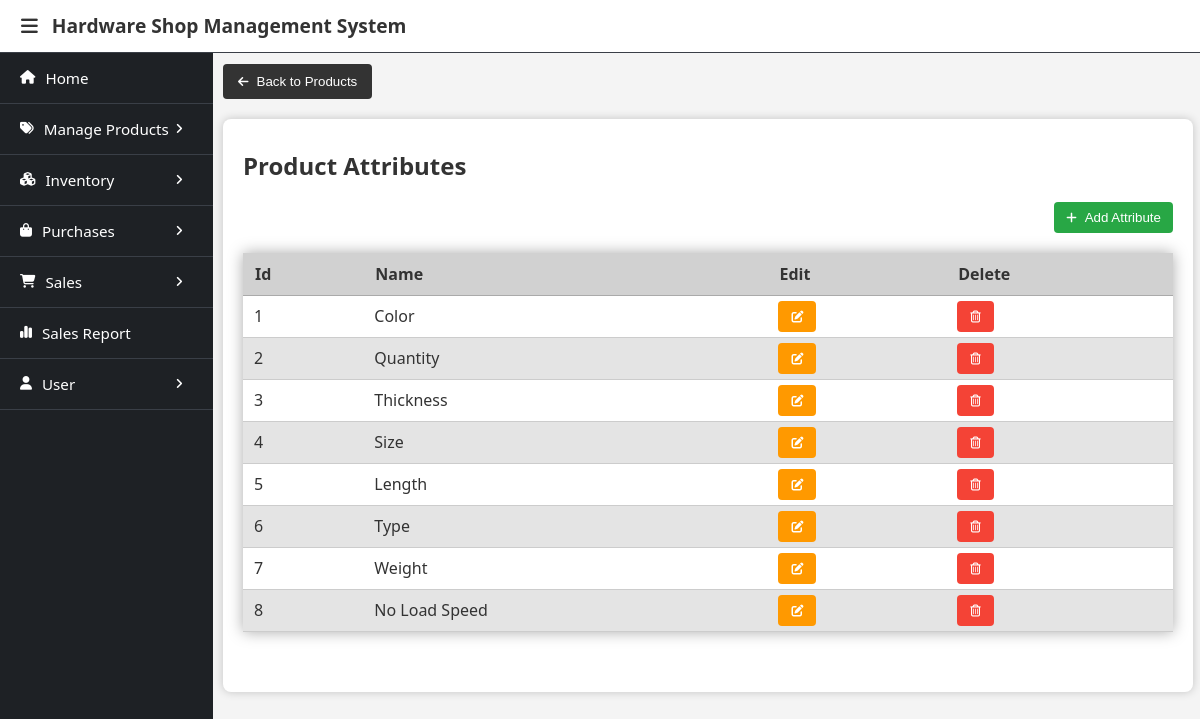
Screenshot of /products/attributes/ (signed in) with the database file from the repository.
### database/models.py (models this page shows, shortened)
class Attribute(models.Model):
    attribute_id = models.BigAutoField(primary_key=True)
    attribute_name = models.CharField(max_length=60)
    class Meta:
        db_table = 'attribute'

### productspecs/views.py (the view)
# urls.py: path('attributes/',ViewAttributes.as_view(), name='view_attributes'),
class ViewAttributes(GroupRequiredMixin, View):
    def get(self, request):
        context = {
            'attributes':Attribute.objects.all()
        }
        return render(request, 'attributes.html', context)

### user/context_processors.py (called while the page is built)
def get_users(request):
    users = User.objects.all()
    return {
        'users': users
    }

### user/templatetags/user_custom_tags.py (called while the page is built)
@register.filter(name='has_group')
def has_group(user, group_name):
    return user.groups.filter(name=group_name).exists()

### user/views.py (called while the page is built)
    def dispatch(self, request, *args, **kwargs):
        user = request.user
        if not user.is_authenticated:
            return redirect('login_page')
        if not any([user.groups.filter(name=group).exists() for group in self.groups_required]):
            print(user.groups)
            return self.handle_no_permission()
        return super().dispatch(request,*args, **kwargs)

### productspecs/templates/attributes.html (shortened to what this page needs)
{% extends 'base.html' %}
{% load user_custom_tags %}
{% block menubar %}
    {% if request.user|has_group:"Owner" %}
        {% include 'owner_menu.html' %}
    {% elif request.user|has_group:"Salesman" %}
        {% include 'salesman_menu.html' %}
    {% endif %}
{% endblock %}
{% block content %}
<a href="/products/"><button><i class="fa-solid fa-arrow-left"></i>Back to Products</button></a>
<div class="container">
    <h2>Product Attributes</h2>
    <a href="/products/attributes/add/"><button class="btn btn-add"><i class="fa-solid fa-plus"></i>Add Attribute</button></a>
    <table class="table">
        <thead>
            <tr>
                <th>Id</th>
                <th>Name</th>
                <th>Edit</th>
                <th>Delete</th>
            </tr>
        </thead>
        <tbody>
            {% for attribute in attributes %}
            <tr>
                <td>{{attribute.attribute_id}}</td>
                <td>{{attribute.attribute_name}}</td>
                <td><a href="{% url 'edit_attribute' attribute.attribute_id %}"><button class="btn btn-edit"><i class="fa-solid fa-pen-to-square m-0"></i></button></a></td>
                <td><a href="{% url 'delete_attribute' attribute.attribute_id %}"><button class="btn btn-delete"><i class="fa-regular fa-trash-can m-0"></i></button></a></td>
            </tr>
            {% endfor %}
        </tbody>
    </table>
</div>
{% endblock %}

### static/css/header_sidebar_layout.css (style rules this page uses)
body { margin: 0; font-family: system-ui, -apple-system, BlinkMacSystemFont, 'Segoe UI', Roboto, Oxygen, Ubuntu, Cantarell, 'Open Sans', 'Helvetica Neue', sans-serif; background-color: #f4f4f4; }

### templates/base.html (style rules this page uses)
.m-0 { margin: 0px !important; }
h1, h2 { color: #333; }
i { margin-right: 8px; font-size: 0.9em; }
.container { background: #fff; padding: 10px 20px 20px; margin: 20px 0; border-radius: 8px; box-shadow: 0 0 10px rgba(0, 0, 0, 0.2); }
button { background-color: #333; color: white; padding: 10px 15px; border: none; border-radius: 4px; cursor: pointer; }
.container .btn { display: inline-block; padding: 8px 13px; border: none; border-radius: 4px; cursor: pointer; color: white; transition: background-color 0.2s; }
.container .btn-edit { background-color: #ff9900; }
.container .btn-delete { background-color: #f44336; }
.container .btn-add, .container .btn-edit-stock { background-color: #28a745; float: right; padding:8px 12px; margin-bottom: 20px; }
table { width: 100%; border-collapse: collapse; margin-bottom: 40px; box-shadow: 0px 0px 14px #aaa; overflow-x: auto; }
th, td { text-align: left; border-bottom: 1px solid #ccc; }
th { background-color: #d1d1d1; padding: 10px 12px; color: #333; border-bottom: 1px solid #aaa; font-weight: bold; }
td { padding: 5px 11px; background-color: #fff; color: #333; }
tr:nth-child(even) td { background-color: #e4e4e4; }

### rows the page displays
Attribute: attribute_id "1", attribute_name "Color"
Attribute: attribute_id "2", attribute_name "Quantity"
Attribute: attribute_id "3", attribute_name "Thickness"
Attribute: attribute_id "4", attribute_name "Size"
Attribute: attribute_id "5", attribute_name "Length"
Attribute: attribute_id "6", attribute_name "Type"
Attribute: attribute_id "7", attribute_name "Weight"
Attribute: attribute_id "8", attribute_name "No Load Speed"
